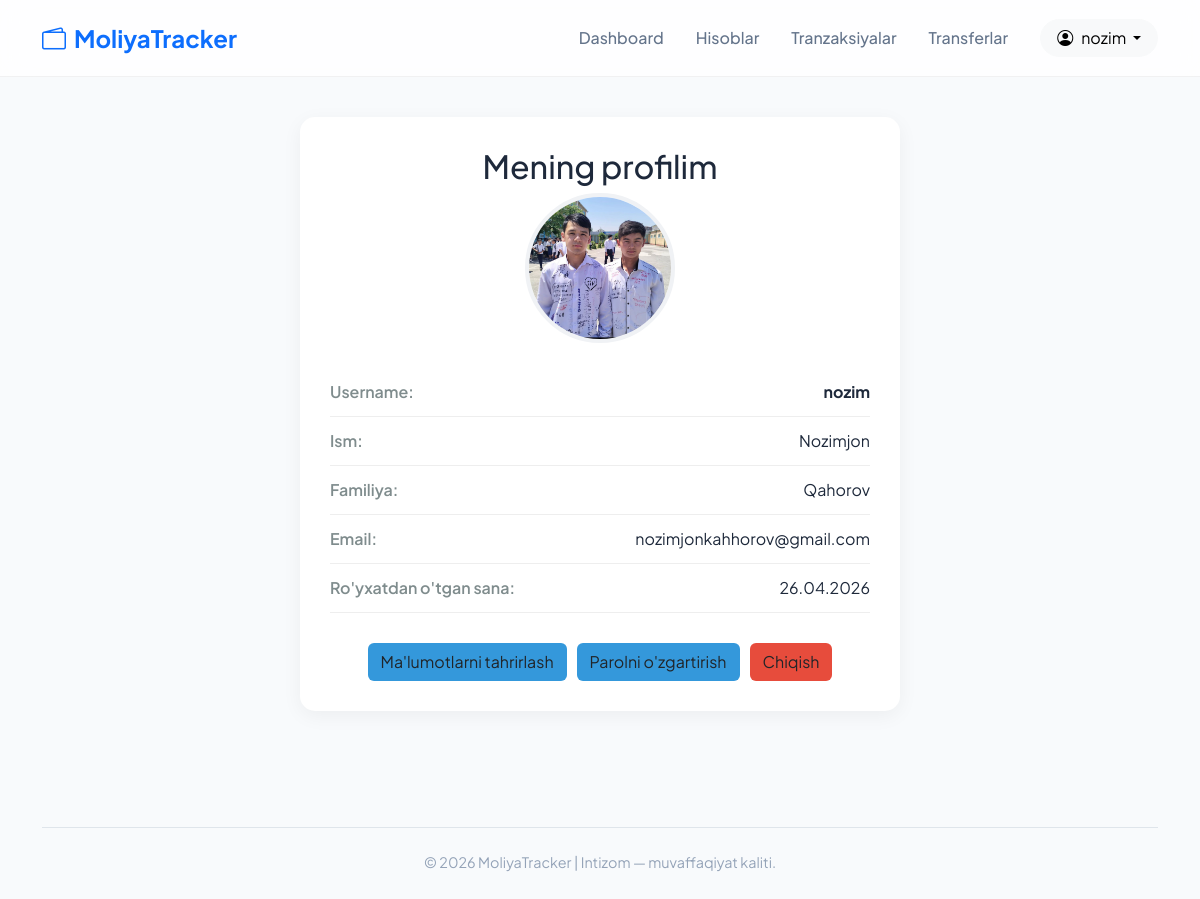
The app's page /users/profile/ (signed in) with its own data.
### users/models.py (models this page shows, shortened)
class CustomUser(AbstractUser):
    email = models.EmailField(unique=True)
    photo = models.ImageField(upload_to="users/", default="users/default_user.png")
    created_at = models.DateTimeField(auto_now_add=True)

### users/views.py (the view)
# urls.py: path("profile/", ProfileView.as_view(), name="profile"),
class ProfileView(LoginRequiredMixin, View):
    def get(self, request):
        return render(request, "profile.html", {"user":request.user})

### users/templates/profile.html (shortened to what this page needs)
{% extends 'base.html' %}
{% block content %}
<div style="max-width: 600px; margin: 40px auto; background: white; padding: 30px; border-radius: 15px; box-shadow: 0 5px 20px rgba(0,0,0,0.05); text-align: center;">
    <h2>Mening profilim</h2>
    <div style="margin-bottom: 25px;">
        {% if user.photo %}
            <img src="{{ user.photo.url }}" alt="Profil rasmi" style="width: 150px; height: 150px; border-radius: 50%; object-fit: cover; border: 4px solid #f0f2f5;">
        {% else %}
            <div style="width: 150px; height: 150px; border-radius: 50%; background: #ddd; display: inline-flex; align-items: center; justify-content: center; font-size: 3rem; color: #777; margin: auto;">
                👤
            </div>
        {% endif %}
    </div>
    <div style="text-align: left; margin-bottom: 30px;">
        <div style="padding: 12px 0; border-bottom: 1px solid #eee; display: flex; justify-content: space-between;">
            <span style="color: #7f8c8d; font-weight: 600;">Username:</span>
            <span style="font-weight: bold;">{{ user.username }}</span>
        </div>
        <div style="padding: 12px 0; border-bottom: 1px solid #eee; display: flex; justify-content: space-between;">
            <span style="color: #7f8c8d; font-weight: 600;">Ism:</span>
            <span>{{ user.first_name|default:"Kiritilmagan" }}</span>
        </div>
        <div style="padding: 12px 0; border-bottom: 1px solid #eee; display: flex; justify-content: space-between;">
            <span style="color: #7f8c8d; font-weight: 600;">Familiya:</span>
            <span>{{ user.last_name|default:"Kiritilmagan" }}</span>
        </div>
        <div style="padding: 12px 0; border-bottom: 1px solid #eee; display: flex; justify-content: space-between;">
            <span style="color: #7f8c8d; font-weight: 600;">Email:</span>
            <span>{{ user.email }}</span>
        </div>
        <div style="padding: 12px 0; border-bottom: 1px solid #eee; display: flex; justify-content: space-between;">
            <span style="color: #7f8c8d; font-weight: 600;">Ro'yxatdan o'tgan sana:</span>
            <span>{{ user.created_at|date:"d.m.Y" }}</span>
        </div>
    </div>
    <div style="display: flex; gap: 10px; justify-content: center;">
        <a href="{% url 'profile-update' %}" class="btn" style="background: #3498db;">Ma'lumotlarni tahrirlash</a>
        <a href="{% url 'change-password' %}" class="btn" style="background: #3498db;">Parolni o'zgartirish</a>
        <a href="{% url 'logout' %}" class="btn" style="background: #e74c3c;">Chiqish</a>
    </div>
</div>
{% endblock %}

### shared/templates/base.html (shortened to what this page needs)
<!DOCTYPE html>
<html lang="uz">
<head>
    <link rel="stylesheet" href="https://cdn.jsdelivr.net/npm/bootstrap-icons@1.11.1/font/bootstrap-icons.css">
    <link href="https://cdn.jsdelivr.net/npm/bootstrap@5.3.2/dist/css/bootstrap.min.css" rel="stylesheet">
</head>
<body>
<nav class="navbar navbar-expand-lg sticky-top">
    <div class="container">
        <a class="navbar-brand fw-bold fs-4 text-primary" href="/">
            <i class="bi bi-wallet2 me-2"></i>MoliyaTracker
        </a>
        <div class="collapse navbar-collapse" id="navbarNav">
            <ul class="navbar-nav ms-auto align-items-center">
                {% if user.is_authenticated %}
                    <li class="nav-item"><a class="nav-link" href="{% url 'dashboard' %}">Dashboard</a></li>
                    <li class="nav-item"><a class="nav-link" href="{% url 'accounts-list' %}">Hisoblar</a></li>
                    <li class="nav-item"><a class="nav-link" href="{% url 'transaction_main' %}">Tranzaksiyalar</a></li>
                    <li class="nav-item"><a class="nav-link" href="{% url 'transfer_list' %}">Transferlar</a></li>
                    <li class="nav-item ms-lg-3">
                        <div class="dropdown">
                            <button class="btn btn-light rounded-pill dropdown-toggle px-3" data-bs-toggle="dropdown">
                                <i class="bi bi-person-circle me-2"></i>{{ user.username }}
                            </button>
                        </div>
                    </li>
                {% else %}
                    <li class="nav-item"><a class="nav-link" href="{% url 'login' %}">Kirish</a></li>
                    <li class="nav-item"><a class="btn btn-primary ms-lg-3 px-4 rounded-pill" href="{% url 'signup' %}">Boshlash</a></li>
                {% endif %}
            </ul>
        </div>
    </div>
</nav>
<div class="container main-container">
    {% block content %}{% endblock %}
</div>
<footer class="footer text-center">
    <div class="container">
        <hr class="mb-4 opacity-10">
        <p class="mb-0">&copy; 2026 MoliyaTracker | Intizom — muvaffaqiyat kaliti.</p>
    </div>
</footer>
</body>
</html>

### shared/templates/base.html (style rules this page uses)
:root { --primary-blue: #0d6efd; --bg-light: #f8fafc; }
body { font-family: 'Plus Jakarta Sans', sans-serif; background-color: var(--bg-light); color: #1e293b; }
.navbar { backdrop-filter: blur(15px); background: rgba(255, 255, 255, 0.8) !important; border-bottom: 1px solid rgba(0,0,0,0.05); padding: 15px 0; }
.nav-link { font-weight: 500; color: #64748b !important; padding: 8px 16px !important; transition: 0.3s; }
.main-container { margin-top: 40px; margin-bottom: 60px; }
.footer { padding: 40px 0; color: #94a3b8; font-size: 0.9rem; }

### records on screen
CustomUser: username "nozim", photo (picture), first_name "Nozimjon", last_name "Qahorov", email "nozimjonkahhorov@gmail.com", created_at "26.04.2026"
